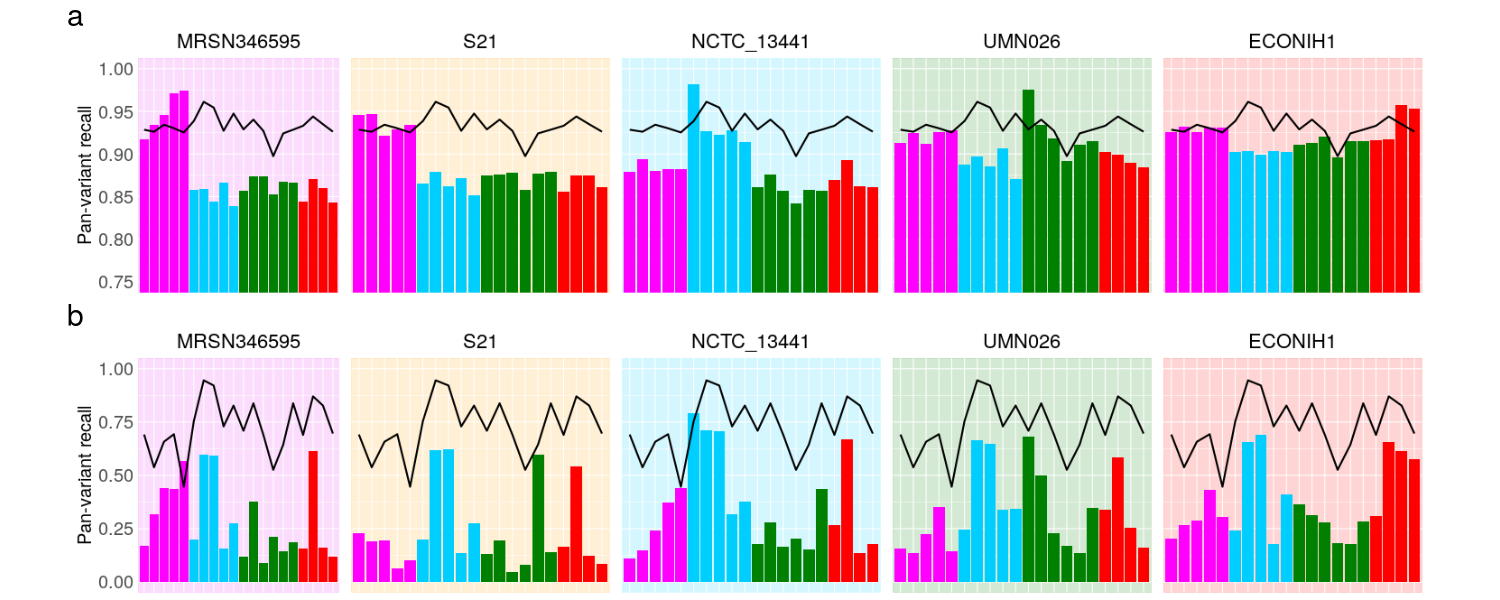

The R source for this figure:
library(png)
library(grid)
library(gridExtra)

png(file="recall_per_ref_per_clade_simplified.png", width=1500, height=600)

recall_per_ref_per_clade_simplified_pandora_snippy_recall <- grid::rasterGrob(readPNG("recall_per_ref_per_clade_simplified_pandora_snippy_recall.png"))
recall_per_ref_per_clade_simplified_pandora_snippy_recall_2_snps <- grid::rasterGrob(readPNG("recall_per_ref_per_clade_simplified_pandora_snippy_recall_2_snps.png"))


gridExtra::grid.arrange(
  arrangeGrob(recall_per_ref_per_clade_simplified_pandora_snippy_recall, top = textGrob("a",  x = 0.05, gp=gpar(fontsize=30))),
  arrangeGrob(recall_per_ref_per_clade_simplified_pandora_snippy_recall_2_snps, top = textGrob("b",  x = 0.05, gp=gpar(fontsize=30))),
  ncol=1,
  nrow=2
)

dev.off()
